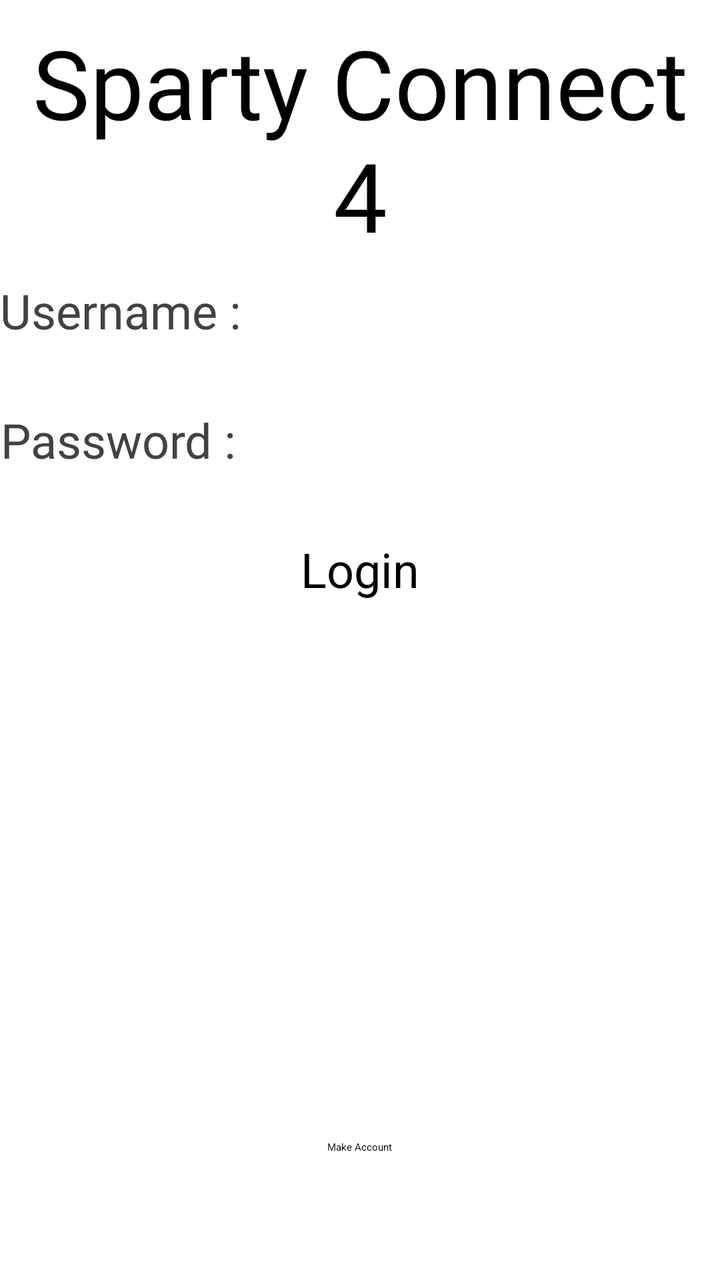
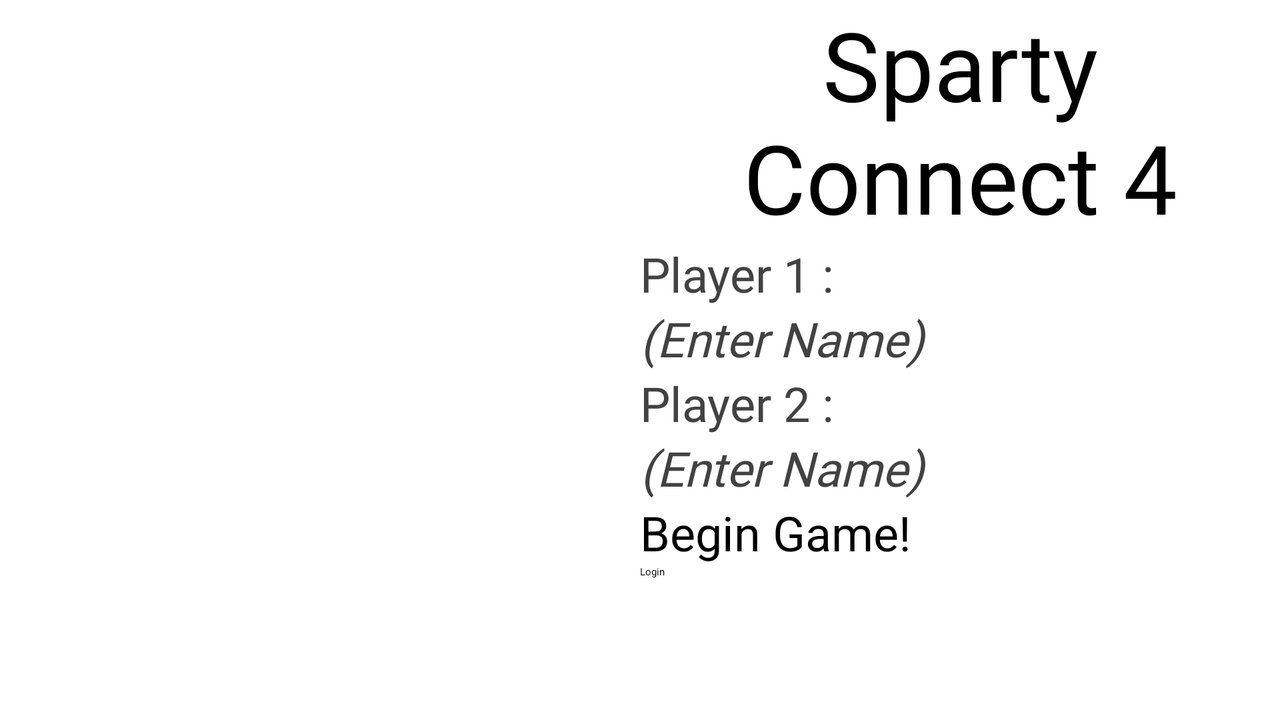

The same Android screen from two of the app's own layout files: first res/layout/ as a phone draws it, then the repository's variant for another configuration, drawn on a device whose configuration selects that folder. Both files follow.
<!-- AndroidManifest.xml: application theme Theme.Connect4 -->
<!-- res/layout/activity_main.xml -->
<?xml version="1.0" encoding="utf-8"?>
<LinearLayout xmlns:android="http://schemas.android.com/apk/res/android"
    xmlns:app="http://schemas.android.com/apk/res-auto"
    xmlns:tools="http://schemas.android.com/tools"
    android:id="@+id/mainView"
    android:layout_width="match_parent"
    android:layout_height="match_parent"
    android:orientation="vertical"
    tools:context=".MainActivity">

    <TextView
        android:id="@+id/Connect4"
        android:layout_width="wrap_content"
        android:layout_height="0dp"
        android:layout_gravity="center"
        android:layout_weight="0.3"
        android:fontFamily="@font/krona_one"
        android:gravity="center"
        android:text="@string/game_desc"
        android:textAlignment="inherit"
        android:textSize="48sp" />

    <TextView
        android:id="@+id/inputUserLabel"
        android:layout_width="wrap_content"
        android:layout_height="wrap_content"
        android:fontFamily="@font/carter_one"
        android:gravity="center|top"
        android:text="@string/user"
        android:textColor="#424242"
        android:textSize="24sp" />

    <EditText
        android:id="@+id/EditText1"
        android:layout_width="match_parent"
        android:layout_height="wrap_content"
        android:autofillHints=""
        android:ems="10"
        android:fontFamily="@font/carter_one"
        android:inputType="textPersonName"
        android:textColor="#424242"
        android:textSize="24sp"
        android:textStyle="italic" />

    <TextView
        android:id="@+id/inputPassLabel"
        android:layout_width="wrap_content"
        android:layout_height="wrap_content"
        android:fontFamily="@font/carter_one"
        android:gravity="center|top"
        android:text="@string/pass"
        android:textColor="#424242"
        android:textSize="24sp" />

    <EditText
        android:id="@+id/EditText2"
        android:layout_width="match_parent"
        android:layout_height="wrap_content"
        android:autofillHints=""
        android:ems="10"
        android:fontFamily="@font/carter_one"
        android:inputType="textPersonName"
        android:textColor="#424242"
        android:textSize="24sp"
        android:textStyle="italic" />

    <FrameLayout
        android:layout_width="match_parent"
        android:layout_height="0dp"
        android:layout_weight=".15">

        <Button
            android:id="@+id/gameLogin"
            android:layout_width="wrap_content"
            android:layout_height="wrap_content"
            android:layout_gravity="center_horizontal"
            android:onClick="onLogin"
            android:text="@string/login"
            android:textSize="24sp"
            app:backgroundTint="#4CAF50" />
    </FrameLayout>

    <ImageView
        android:id="@+id/imageView"
        android:layout_width="match_parent"
        android:layout_height="wrap_content"
        android:layout_weight="0.5"
        app:srcCompat="@mipmap/ic_launcher" />

    <FrameLayout
        android:layout_width="wrap_content"
        android:layout_height="0dp"
        android:layout_gravity="center_horizontal"
        android:layout_weight=".15">

        <Button
            android:id="@+id/buttonNewAcc"
            android:layout_width="wrap_content"
            android:layout_height="wrap_content"
            android:onClick="onMakeAccount"
            android:text="@string/makeAccount" />
    </FrameLayout>

</LinearLayout>
<!-- resources referenced by this layout -->
<resources>
  <!-- mipmap ic_launcher: png bitmap (mipmap-hdpi, 8914 bytes) -->
  <string name="game_desc">Sparty Connect 4</string>
  <string name="login">Login</string>
  <string name="makeAccount">Make Account</string>
  <string name="pass">Password :</string>
  <string name="user">Username :</string>
</resources>
<!-- res/layout-land/activity_main.xml (the repository's variant of the layout above) -->
<!-- drawn on the phone turned sideways -->
<?xml version="1.0" encoding="utf-8"?>
<LinearLayout xmlns:android="http://schemas.android.com/apk/res/android"
    xmlns:app="http://schemas.android.com/apk/res-auto"
    xmlns:tools="http://schemas.android.com/tools"
    android:id="@+id/layout"
    android:layout_width="match_parent"
    android:layout_height="match_parent"
    tools:context=".MainActivity">

    <ImageView
        android:id="@+id/imageView"
        android:layout_width="wrap_content"
        android:layout_height="match_parent"
        android:layout_weight="0.5"
        android:contentDescription="@string/main_image_description"
        app:srcCompat="@mipmap/ic_launcher" />

    <RelativeLayout
        android:layout_width="0dp"
        android:layout_height="wrap_content"
        android:layout_weight="0.5">

        <TextView
            android:id="@+id/Connect4"
            android:layout_width="wrap_content"
            android:layout_height="wrap_content"
            android:layout_alignParentTop="true"
            android:fontFamily="@font/krona_one"
            android:gravity="center"
            android:text="@string/game_desc"
            android:textAlignment="inherit"
            android:textSize="48sp" />

        <TextView
            android:id="@+id/Player1Text"
            android:layout_width="wrap_content"
            android:layout_height="wrap_content"
            android:layout_below="@id/Connect4"
            android:layout_alignParentTop="false"
            android:fontFamily="@font/carter_one"
            android:gravity="center|top"
            android:text="@string/Player1Txt"
            android:textColor="#424242"
            android:textSize="24sp" />

        <EditText
            android:id="@+id/EditText1"
            android:layout_width="wrap_content"
            android:layout_height="wrap_content"
            android:layout_below="@id/Player1Text"
            android:autofillHints=""
            android:ems="10"
            android:fontFamily="@font/carter_one"
            android:hint="@string/PlayerEnter"
            android:inputType="textPersonName"
            android:textColor="#424242"
            android:textSize="24sp"
            android:textStyle="italic" />

        <TextView
            android:id="@+id/PLayer2Text"
            android:layout_width="wrap_content"
            android:layout_height="wrap_content"
            android:layout_below="@id/EditText1"
            android:fontFamily="@font/carter_one"
            android:gravity="center|top"
            android:text="@string/Player2Txt"
            android:textColor="#424242"
            android:textSize="24sp" />

        <EditText
            android:id="@+id/EditText2"
            android:layout_width="match_parent"
            android:layout_height="wrap_content"
            android:layout_below="@id/PLayer2Text"
            android:autofillHints=""
            android:ems="10"
            android:fontFamily="@font/carter_one"
            android:hint="@string/PlayerEnter"
            android:inputType="textPersonName"
            android:textColor="#424242"
            android:textSize="24sp"
            android:textStyle="italic" />

        <FrameLayout
            android:id="@+id/beginGame"
            android:layout_width="match_parent"
            android:layout_height="wrap_content"
            android:layout_below="@id/EditText2">

            <Button
                android:id="@+id/gameStart"
                android:layout_width="wrap_content"
                android:layout_height="wrap_content"
                android:layout_gravity="center_vertical"
                android:gravity="center"
                android:onClick="onStartGame"
                android:text="@string/game_start_button"
                android:textSize="24sp" />
        </FrameLayout>

        <FrameLayout
            android:layout_width="wrap_content"
            android:layout_height="wrap_content"
            android:layout_below="@id/beginGame"
            android:layout_gravity="center_horizontal">

            <Button
                android:id="@+id/gameLogin"
                android:layout_width="wrap_content"
                android:layout_height="wrap_content"
                android:onClick="onLogin"
                android:text="@string/login" />
        </FrameLayout>
    </RelativeLayout>

</LinearLayout>
<!-- resources referenced by the variant -->
<!-- as the phone turned sideways resolves them -->
<resources>
  <!-- mipmap ic_launcher: png bitmap (mipmap-hdpi, 8914 bytes) -->
  <string name="Player1Txt">Player 1 :</string>
  <string name="Player2Txt">Player 2 :</string>
  <string name="PlayerEnter">(Enter Name)</string>
  <string name="game_desc">Sparty Connect 4</string>
  <string name="game_start_button">Begin Game!</string>
  <string name="login">Login</string>
  <string name="main_image_description">The app icon image</string>
</resources>
